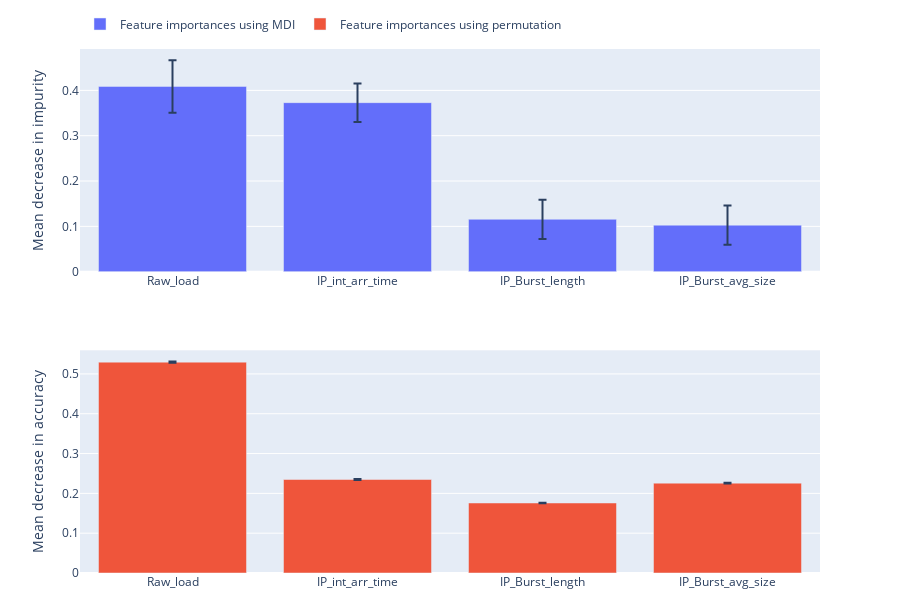

The code cell stored with this chart in its notebook:
### Code cell
fig = make_subplots(rows=2, cols=1)

trace1 = fig.add_trace(
    go.Bar(
      x=training_features,
      y=forest_importances_MDI,
      error_y=dict(
            type='data', # value of error bar given in data coordinates
            array=forest_importances_MDI_std,
            visible=True
            ),
      name="Feature importances using MDI",
      # text=forest_importances_MDI
      ),
    row=1, col=1
)

trace2 = fig.add_trace(
    go.Bar(
      x=training_features,
      y=forest_importances_permute,
      error_y=dict(
            type='data', # value of error bar given in data coordinates
            array=forest_importances_permute_std,
            visible=True
            ),
      name="Feature importances using permutation",
      # text=forest_importances_permute
      ),
    row=2, col=1
)

fig.update_layout(
  height=600, 
  width=900, 
)
fig.update_layout(
  legend=dict(
    orientation="h",
    yanchor="bottom",
    y=1.02,
    xanchor="left",
    x=0
    )
  )

fig.update_yaxes(title="Mean decrease in impurity", row=1, col=1)
fig.update_yaxes(title="Mean decrease in accuracy", row=2, col=1)
fig.update_layout(margin=dict(t=10, b=10))
fig.write_image("assets/feat_importances.pdf")
fig.show()

### Figure 1 — Plotly figure (JSON) as saved in the notebook; plotly's stock layout.template omitted (floating-point values rounded to 4 significant figures)
{"data": [{"error_y": {"array": [0.05793, 0.04254, 0.04324, 0.04316], "type": "data", "visible": true}, "name": "Feature importances using MDI", "type": "bar", "x": ["Raw_load", "IP_int_arr_time", "IP_Burst_length", "IP_Burst_avg_size"], "xaxis": "x", "y": [0.4088, 0.3729, 0.1156, 0.1027], "yaxis": "y"}, {"error_y": {"array": [0.00177, 0.001383, 0.000885, 0.001024], "type": "data", "visible": true}, "name": "Feature importances using permutation", "type": "bar", "x": ["Raw_load", "IP_int_arr_time", "IP_Burst_length", "IP_Burst_avg_size"], "xaxis": "x2", "y": [0.5296, 0.2348, 0.1758, 0.2257], "yaxis": "y2"}], "layout": {"height": 600, "legend": {"orientation": "h", "x": 0, "xanchor": "left", "y": 1.02, "yanchor": "bottom"}, "margin": {"b": 10, "t": 10}, "width": 900, "xaxis": {"anchor": "y", "domain": [0, 1]}, "xaxis2": {"anchor": "y2", "domain": [0, 1]}, "yaxis": {"anchor": "x", "domain": [0.575, 1], "title": {"text": "Mean decrease in impurity"}}, "yaxis2": {"anchor": "x2", "domain": [0, 0.425], "title": {"text": "Mean decrease in accuracy"}}}}
